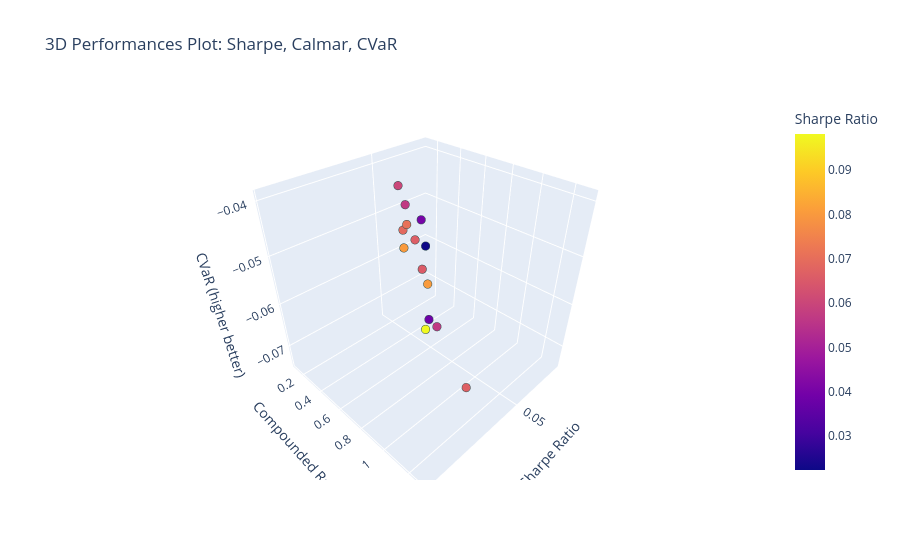

Notebook code for this chart:
### Markdown cell above
##### Pareto Frontier with 2 or 3 Metrics

### Code cell
fig = px.scatter_3d(
    all_overall_perfs,
    x='sharpe',
    y='compunded_return',
    z='cvar',
    hover_name=all_overall_perfs.index,
    color='sharpe',                # color by Sharpe (or any metric)
    title='3D Performances Plot: Sharpe, Calmar, CVaR',
    labels={
        'sharpe': 'Sharpe Ratio',
        'compunded_return': 'Compounded Return',
        'cvar': 'CVaR (higher better)'
    }
)

# Update marker size and appearance
fig.update_traces(marker=dict(size=5, line=dict(width=1, color='DarkSlateGrey')))

fig.show()

### Figure 1 — Plotly figure (JSON) as saved in the notebook; plotly's stock layout.template omitted (floating-point values rounded to 4 significant figures)
{"data": [{"hovertemplate": "<b>%{hovertext}</b><br><br>Sharpe Ratio=%{marker.color}<br>Compounded Return=%{y}<br>CVaR (higher better)=%{z}<extra></extra>", "hovertext": ["TemporalTransformer-custom_loss_11", "VLSTM-custom_loss_11", "AttentionLSTM-custom_loss_11", "PatchTST-custom_loss_11", "BaseLSTM-custom_loss_11", "DeformTime-custom_loss_11", "BaseLSTM-custom_loss_10", "PatchTST-custom_loss_10", "InvertedAttentionLSTM-custom_loss_10", "TemporalTransformer-custom_loss_10", "InvertedAttentionLSTM-custom_loss_11", "DeformTime-custom_loss_10", "AttentionLSTM-custom_loss_10", "VLSTM-custom_loss_10"], "legendgroup": "", "marker": {"color": [0.0981, 0.0803, 0.0802, 0.0708, 0.0688, 0.0668, 0.0663, 0.0655, 0.0602, 0.0571, 0.0569, 0.0403, 0.0385, 0.0224], "coloraxis": "coloraxis", "line": {"color": "DarkSlateGrey", "width": 1}, "size": 5, "symbol": "circle"}, "mode": "markers", "name": "", "scene": "scene", "showlegend": false, "type": "scatter3d", "x": [0.0981, 0.0803, 0.0802, 0.0708, 0.0688, 0.0668, 0.0663, 0.0655, 0.0602, 0.0571, 0.0569, 0.0403, 0.0385, 0.0224], "y": [1.29, 1.029, 0.8716, 0.7365, 0.6731, 1.135, 0.722, 0.7623, 0.4967, 0.4972, 0.7551, 0.3606, 0.4075, 0.1249], "z": [-0.0449, -0.0463, -0.0425, -0.0419, -0.0439, -0.0693, -0.0455, -0.0506, -0.0393, -0.0431, -0.0652, -0.0501, -0.0743, -0.0621]}], "layout": {"coloraxis": {"colorbar": {"title": {"text": "Sharpe Ratio"}}, "colorscale": [[0, "#0d0887"], [0.1111, "#46039f"], [0.2222, "#7201a8"], [0.3333, "#9c179e"], [0.4444, "#bd3786"], [0.5556, "#d8576b"], [0.6667, "#ed7953"], [0.7778, "#fb9f3a"], [0.8889, "#fdca26"], [1, "#f0f921"]]}, "legend": {"tracegroupgap": 0}, "scene": {"domain": {"x": [0, 1], "y": [0, 1]}, "xaxis": {"title": {"text": "Sharpe Ratio"}}, "yaxis": {"title": {"text": "Compounded Return"}}, "zaxis": {"title": {"text": "CVaR (higher better)"}}}, "title": {"text": "3D Performances Plot: Sharpe, Calmar, CVaR"}}}
